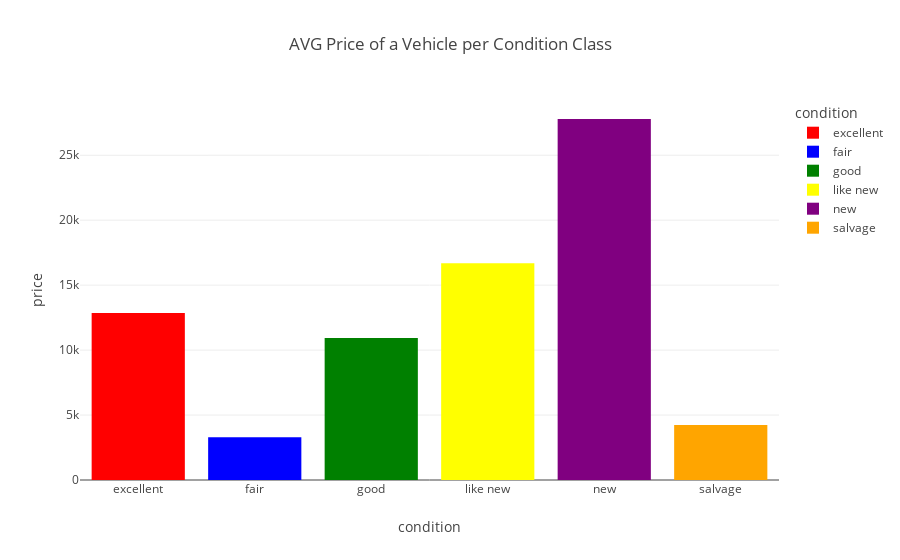

Write notebook code for a chart like this one.
### Code cell
vehicles_condition = vehicles_df.groupby('condition')['price'].mean()
vehicles_condition = vehicles_condition.reset_index()
print(vehicles_condition)
px.bar(vehicles_condition, x='condition', y='price', title='AVG Price of a Vehicle per Condition Class',color='condition', color_discrete_sequence=['red', 'blue', 'green', 'yellow', 'purple', 'orange'])

### Figure 1 — Plotly figure (JSON) as saved in the notebook; plotly's stock layout.template omitted (floating-point values rounded to 4 significant figures)
{"data": [{"alignmentgroup": "True", "hovertemplate": "condition=%{x}<br>price=%{y}<extra></extra>", "legendgroup": "excellent", "marker": {"color": "red", "pattern": {"shape": ""}}, "name": "excellent", "offsetgroup": "excellent", "orientation": "v", "showlegend": true, "textposition": "auto", "type": "bar", "x": ["excellent"], "xaxis": "x", "y": [12860.0], "yaxis": "y"}, {"alignmentgroup": "True", "hovertemplate": "condition=%{x}<br>price=%{y}<extra></extra>", "legendgroup": "fair", "marker": {"color": "blue", "pattern": {"shape": ""}}, "name": "fair", "offsetgroup": "fair", "orientation": "v", "showlegend": true, "textposition": "auto", "type": "bar", "x": ["fair"], "xaxis": "x", "y": [3294.0], "yaxis": "y"}, {"alignmentgroup": "True", "hovertemplate": "condition=%{x}<br>price=%{y}<extra></extra>", "legendgroup": "good", "marker": {"color": "green", "pattern": {"shape": ""}}, "name": "good", "offsetgroup": "good", "orientation": "v", "showlegend": true, "textposition": "auto", "type": "bar", "x": ["good"], "xaxis": "x", "y": [10930.0], "yaxis": "y"}, {"alignmentgroup": "True", "hovertemplate": "condition=%{x}<br>price=%{y}<extra></extra>", "legendgroup": "like new", "marker": {"color": "yellow", "pattern": {"shape": ""}}, "name": "like new", "offsetgroup": "like new", "orientation": "v", "showlegend": true, "textposition": "auto", "type": "bar", "x": ["like new"], "xaxis": "x", "y": [16680.0], "yaxis": "y"}, {"alignmentgroup": "True", "hovertemplate": "condition=%{x}<br>price=%{y}<extra></extra>", "legendgroup": "new", "marker": {"color": "purple", "pattern": {"shape": ""}}, "name": "new", "offsetgroup": "new", "orientation": "v", "showlegend": true, "textposition": "auto", "type": "bar", "x": ["new"], "xaxis": "x", "y": [27790.0], "yaxis": "y"}, {"alignmentgroup": "True", "hovertemplate": "condition=%{x}<br>price=%{y}<extra></extra>", "legendgroup": "salvage", "marker": {"color": "orange", "pattern": {"shape": ""}}, "name": "salvage", "offsetgroup": "salvage", "orientation": "v", "showlegend": true, "textposition": "auto", "type": "bar", "x": ["salvage"], "xaxis": "x", "y": [4227.0], "yaxis": "y"}], "layout": {"barmode": "relative", "legend": {"title": {"text": "condition"}, "tracegroupgap": 0}, "title": {"text": "AVG Price of a Vehicle per Condition Class"}, "xaxis": {"anchor": "y", "categoryarray": ["excellent", "fair", "good", "like new", "new", "salvage"], "categoryorder": "array", "domain": [0, 1], "title": {"text": "condition"}}, "yaxis": {"anchor": "x", "domain": [0, 1], "title": {"text": "price"}}}}
